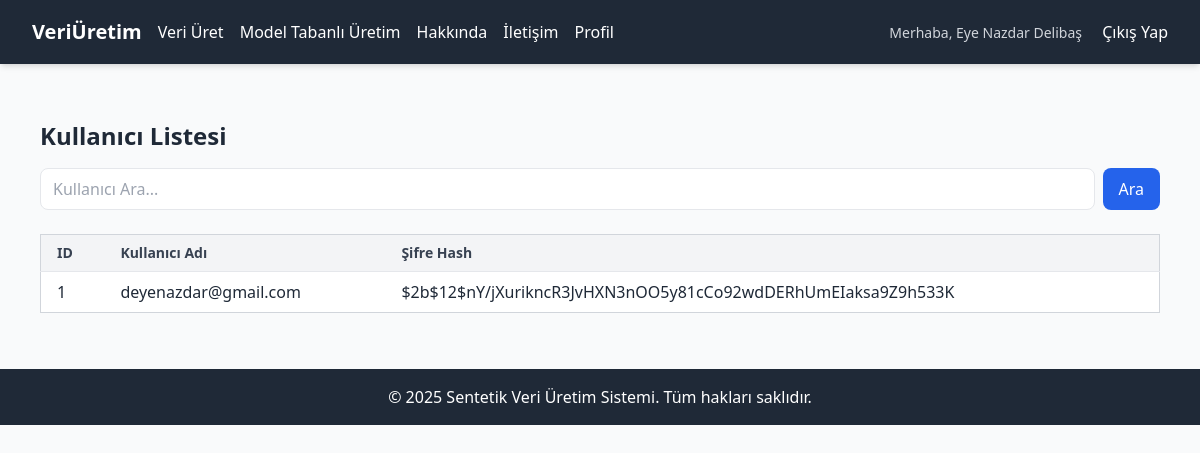
Screenshot of /users (signed in) with the database file from the repository.
### app.py (models this page shows, shortened)
class User(db.Model, UserMixin):  # UserMixin ekledik
    __tablename__ = 'user'
    id = db.Column(db.Integer, primary_key=True)
    name = db.Column(db.String(100))
    username = db.Column(db.String(80), nullable=False)
    email = db.Column(db.String(150), unique=True, nullable=False)
    password_hash = db.Column(db.String(256), nullable=False)
    is_admin = db.Column(db.Boolean, default=False)
    created_at = db.Column(db.DateTime, default=datetime.utcnow)

### app.py (the view)
@app.route('/users')
@login_required
def list_users():
    if not current_user.is_admin:  # Eğer kullanıcı admin değilse
        flash("Bu sayfaya erişiminiz yok!", "danger")
        return redirect(url_for('home'))  # Ana sayfaya yönlendir
    search_query = request.args.get('query', '')
    if search_query:
        users = User.query.filter(User.email.ilike(f"%{search_query}%")).all()
    else:
        users = User.query.all()
    return render_template('users.html', users=users, query=search_query)

### app.py (called while the page is built)
@login_manager.user_loader
def load_user(user_id):
    return User.query.get(int(user_id))  # Kullanıcıyı ID ile getir(veri tabanından al)

### templates/users.html (shortened to what this page needs)
{% extends "base.html" %}
{% block content %}
<div class="max-w-6xl mx-auto mt-10 px-4">
    <h1 class="text-2xl font-bold mb-4">Kullanıcı Listesi</h1>
    <form method="GET" action="{{ url_for('list_users') }}" class="mb-6 flex gap-2">
        <input type="text" name="query" class="w-full px-3 py-2 border rounded-lg focus:outline-none focus:ring focus:border-blue-300" placeholder="Kullanıcı Ara..." value="{{ request.args.get('query', '') }}">
        <button type="submit" class="bg-blue-600 text-white px-4 py-2 rounded-lg hover:bg-blue-700">Ara</button>
    </form>
    <div class="overflow-x-auto">
        <table class="min-w-full border border-gray-300 divide-y divide-gray-200">
            <thead class="bg-gray-100">
                <tr>
                    <th class="px-4 py-2 text-left text-sm font-semibold text-gray-700">ID</th>
                    <th class="px-4 py-2 text-left text-sm font-semibold text-gray-700">Kullanıcı Adı</th>
                    <th class="px-4 py-2 text-left text-sm font-semibold text-gray-700">Şifre Hash</th>
                </tr>
            </thead>
            <tbody class="bg-white divide-y divide-gray-200">
                {% for user in users %}
                <tr>
                    <td class="px-4 py-2">{{ user.id }}</td>
                    <td class="px-4 py-2">{{ user.email }}</td>
                    <td class="px-4 py-2 break-all">{{ user.password_hash }}</td>
                </tr>
                {% endfor %}
            </tbody>
        </table>
    </div>
</div>
{% endblock %}

### templates/base.html (shortened to what this page needs)
<!DOCTYPE html>
<html lang="tr">
<head>
    <script src="https://cdn.tailwindcss.com"></script>
</head>
<body class="bg-gray-50 text-gray-800 font-sans">
    <nav class="bg-gray-800 text-white shadow-md">
        <div class="max-w-7xl mx-auto px-4 sm:px-6 lg:px-8">
            <div class="flex items-center justify-between h-16">
                <div class="flex items-center space-x-4">
                    <a href="{{ url_for('home') }}" class="text-xl font-bold hover:text-gray-300">VeriÜretim</a>
                    <a href="{{ url_for('generate_data') }}" class="hover:text-gray-300">Veri Üret</a>
                    <a href="{{ url_for('generate_model_data') }}" class="hover:text-gray-300">Model Tabanlı Üretim</a>
                    <a href="{{ url_for('about') }}" class="hover:text-gray-300">Hakkında</a>
                    <a href="{{ url_for('contact') }}" class="hover:text-gray-300">İletişim</a>
                    <a href="{{ url_for('profile') }}" class="hover:text-gray-300">Profil</a>
                </div>
                <div class="space-x-4">
                    {% if current_user.is_authenticated %}
                        <span class="text-sm text-gray-300">Merhaba, {{ current_user.username }}</span>
                        <a href="{{ url_for('logout') }}" class="hover:text-red-300">Çıkış Yap</a>
                    {% else %}
                        <a href="{{ url_for('login') }}" class="hover:text-green-300">Giriş Yap</a>
                        <a href="{{ url_for('register') }}" class="hover:text-green-300">Kayıt Ol</a>
                    {% endif %}
                </div>
            </div>
        </div>
    </nav>
    <main class="max-w-7xl mx-auto p-4">
        {% block content %}{% endblock %}
    </main>
    <footer class="bg-gray-800 text-white text-center py-4 mt-10">
        <p>&copy; 2025 Sentetik Veri Üretim Sistemi. Tüm hakları saklıdır.</p>
    </footer>
</body>
</html>

### rows the page displays
User: username "Eye Nazdar Delibaş", id "1", email "deyenazdar@gmail.com", password_hash "$2b$12$nY/jXurikncR3JvHXN3nOO5y81cCo92wdDERhUmEIaksa9Z9h533K"
